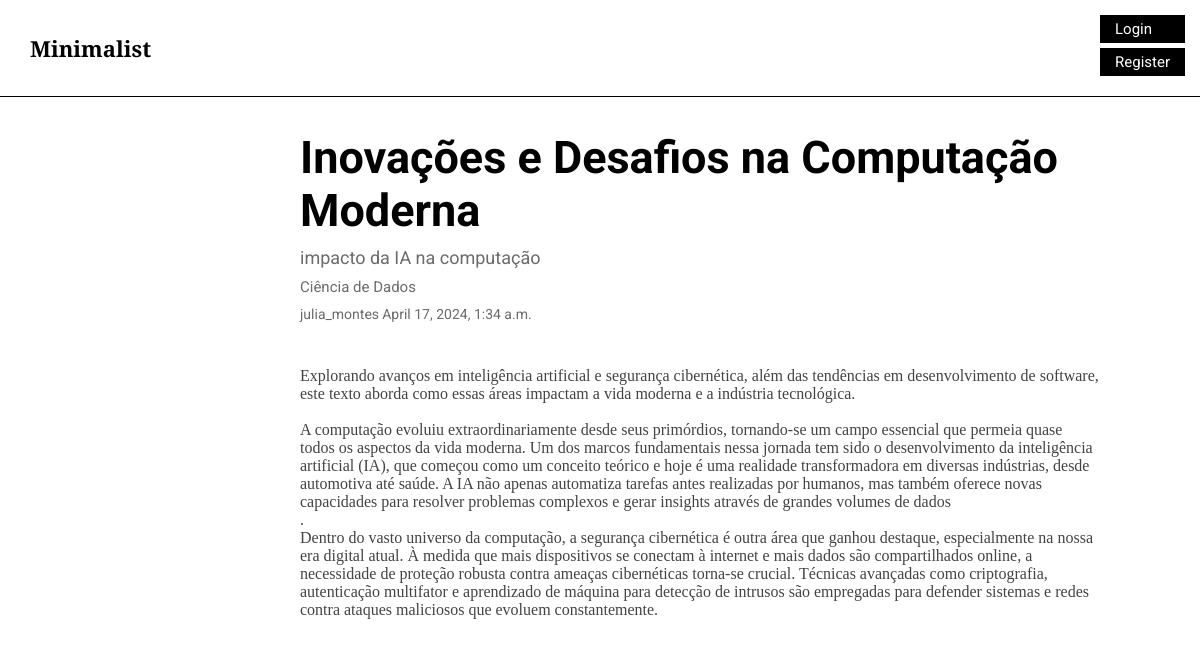
The app's page /post/1/ with its own data.
### minimalistApp/models.py (models this page shows, shortened)
class Post(models.Model):
    author = models.ForeignKey(settings.AUTH_USER_MODEL, on_delete=models.CASCADE)
    title = models.CharField(max_length=200)
    subtitle = models.TextField()
    category = models.ManyToManyField(Category)
    text = models.TextField()
    created_date = models.DateTimeField(default=timezone.now)
    published_date = models.DateTimeField(blank=True, null=True)

class Category(models.Model):
    name = models.CharField(max_length=200)
    def __str__(self):
        return self.name

### minimalistApp/views.py (the view)
# urls.py: path('post/<int:pk>/', views.postDetail, name='postDetail'),
def postDetail(request, pk):
  post = get_object_or_404(Post, pk=pk)
  search = request.GET.get('search')
  category = Category.objects.all()
  user = request.user
  if search:
    post = Post.objects.filter(title__icontains = search)
    return render(request, 'minimalistApp/postList.html', {'posts': post, 'category': category})
  return render(request, 'minimalistApp/postDetail.html', {'post': post, 'user': user})

### minimalistApp/templates/minimalistApp/postDetail.html (shortened to what this page needs)
{% extends 'minimalistApp/base.html' %}
{% load static %}
{% block content %}
  <link rel="stylesheet" href="{% static 'css/style.css' %}">
  <link rel="stylesheet" href="{% static 'css/postDetails.css' %}">
  <div class="post">
    <div class="postTitle">
      <h2>{{ post.title }}</h2>
    </div>
    <div class="postSubtitle">
      <p class="subtitle">{{ post.subtitle }}</p>
    </div>
    <div class="categories">
      {% for category in post.category.all %}
        <p class="category">{{ category }}</p>
      {% endfor %}
    </div>
    {% if post.published_date %}
      <div class="authorDate">
        <p class="author">{{ post.author }}</p>
        <p class="date">{{ post.published_date }}</p>
      </div>
    {% else %}
      <a class="btnDefault" href="{% url 'postPublish' pk=post.pk %}">Publish</a>
    {% endif %}
    <div class="postTextContainer">
      <div class="postTextBlock">
        <div class="postText">
          <p>{{ post.text|linebreaksbr }}</p>
        </div>
      </div>
    </div>
  </div>
{% endblock %}

### minimalistApp/static/css/style.css (style rules this page uses)
* { margin: 0; padding: 0; border: 0; }

### minimalistApp/static/css/postDetails.css (style rules this page uses)
.post { display: flex; flex-direction: column; padding-top: 0.2rem; padding-left: 15rem; width: 50rem; }
.postTitle { font-family: 'Roboto', sans-serif; color: #000000; font-size: 30px; padding-bottom: 10px; }
.postSubtitle { font-family: 'Roboto', sans-serif; color: #6B6B6B; font-size: 18px; padding-bottom: 10px; }
.date, .category, .author { color: #6B6B6B; font-size: 15px; font-family: 'Roboto', sans-serif; }
.date, .author { font-size: 14px; }
.category { padding-right: 15px; }
.postText { padding-top: 40px; padding-bottom: 40px; font-family: 'Merriweather', serif; color: rgb(68, 67, 67); }
.authorDate { padding-top: 5px; }
.authorDate p { margin-right: 0.2rem; }
.categories, .authorDate { padding-bottom: 5px; display: flex; flex-direction: row; flex-wrap: wrap; }

### records on screen
Post: title "Inovações e Desafios na Computação Moderna", subtitle "impacto da IA na computação", author "julia_montes", published_date "April 17, 2024, 1:34 a.m.", text "Explorando avanços em inteligência artificial e segurança cibernética, além das tendências em desenvolvimento de software, este texto aborda como essas áreas impactam a vida moderna e a indústria tecnológica. A computação evoluiu extraordinariamente desde seus primórdios, tornando-se um campo essencial que permeia quase todos os aspectos da vida moderna. Um dos marcos fundamentais nessa jornada tem sido o desenvolvimento da inteligência artificial (IA), que começou como um conceito teórico e hoje é uma realidade transformadora em diversas indústrias, desde automotiva até saúde. A IA não apenas automatiza tarefas antes realizadas por humanos, mas também oferece novas capacidades para…"
Category: name "Ciência de Dados"
